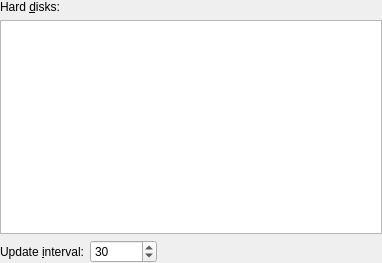
<?xml version="1.0" encoding="UTF-8"?>
<ui version="4.0">
 <class>config</class>
 <widget class="QWidget" name="config">
  <property name="geometry">
   <rect>
    <x>0</x>
    <y>0</y>
    <width>382</width>
    <height>263</height>
   </rect>
  </property>
  <property name="styleSheet">
   <string/>
  </property>
  <layout class="QVBoxLayout">
   <property name="margin">
    <number>0</number>
   </property>
   <item>
    <widget class="QLabel" name="label">
     <property name="text">
      <string>Hard &amp;disks:</string>
     </property>
     <property name="buddy">
      <cstring>treeView</cstring>
     </property>
    </widget>
   </item>
   <item>
    <widget class="QTreeView" name="treeView">
     <property name="rootIsDecorated">
      <bool>false</bool>
     </property>
     <property name="uniformRowHeights">
      <bool>true</bool>
     </property>
     <property name="sortingEnabled">
      <bool>true</bool>
     </property>
    </widget>
   </item>
   <item>
    <layout class="QHBoxLayout">
     <item>
      <widget class="QLabel" name="label_2">
       <property name="text">
        <string>Update &amp;interval:</string>
       </property>
       <property name="alignment">
        <set>Qt::AlignRight|Qt::AlignTrailing|Qt::AlignVCenter</set>
       </property>
       <property name="buddy">
        <cstring>intervalSpinBox</cstring>
       </property>
      </widget>
     </item>
     <item>
      <widget class="KIntSpinBox" name="intervalSpinBox">
       <property name="minimum">
        <number>1</number>
       </property>
       <property name="maximum">
        <number>525600</number>
       </property>
       <property name="value">
        <number>30</number>
       </property>
      </widget>
     </item>
     <item>
      <spacer>
       <property name="orientation">
        <enum>Qt::Horizontal</enum>
       </property>
       <property name="sizeHint" stdset="0">
        <size>
         <width>40</width>
         <height>20</height>
        </size>
       </property>
      </spacer>
     </item>
    </layout>
   </item>
  </layout>
 </widget>
 <customwidgets>
  <customwidget>
   <class>KIntSpinBox</class>
   <extends>QSpinBox</extends>
   <header>knuminput.h</header>
  </customwidget>
 </customwidgets>
 <connections/>
</ui>
